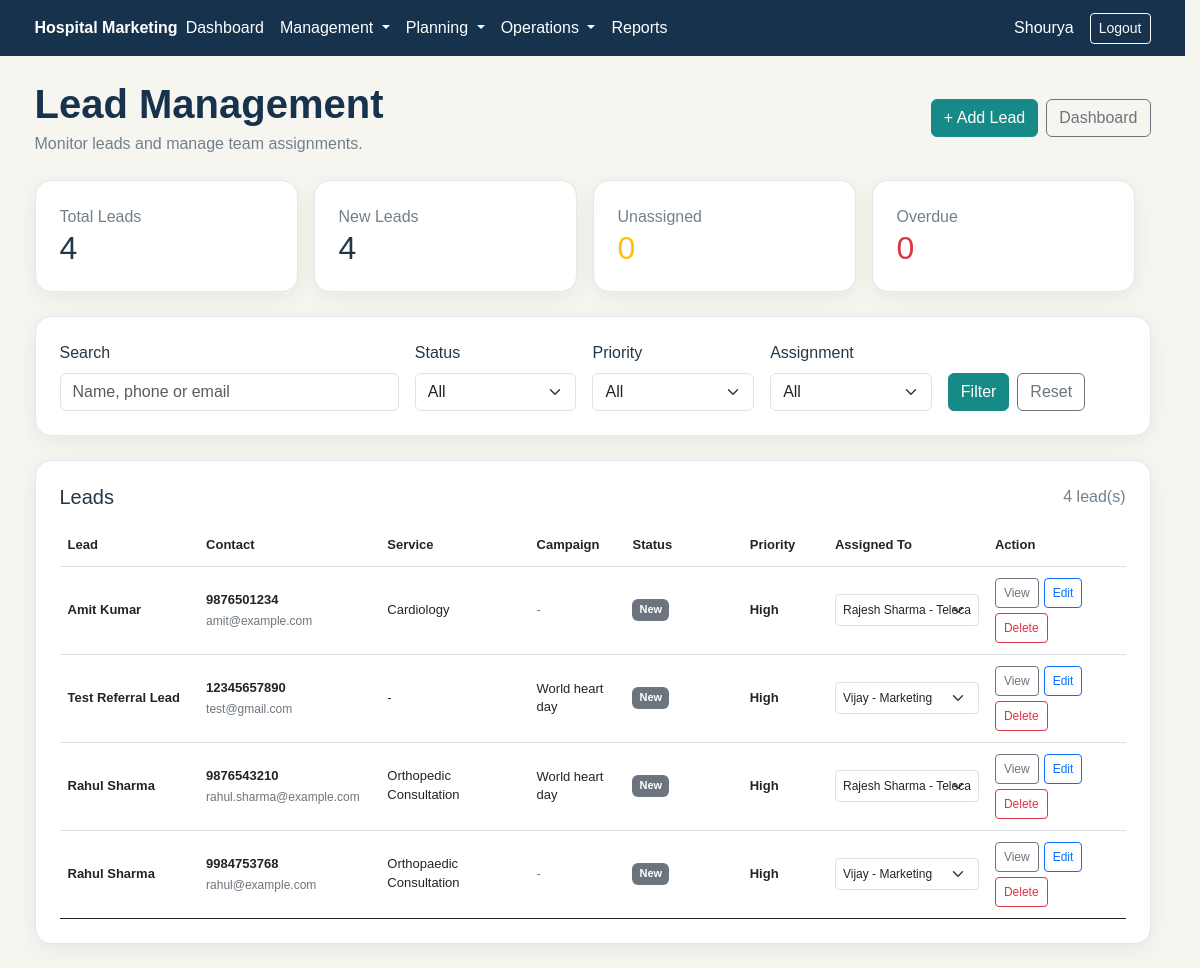
The app's page /manager/leads/index.php (signed in) with its own data.
### tables this page shows
CREATE TABLE `leads` (
  `id` int(10) UNSIGNED NOT NULL,
  `name` varchar(150) NOT NULL,
  `phone` varchar(30) NOT NULL,
  `email` varchar(190) DEFAULT NULL,
  `service_interest` varchar(200) DEFAULT NULL,
  `source_id` int(10) UNSIGNED DEFAULT NULL,
  `campaign_id` int(10) UNSIGNED DEFAULT NULL,
  `referral_id` int(10) UNSIGNED DEFAULT NULL,
  `status` varchar(50) NOT NULL DEFAULT 'NEW',
  `priority` enum('Low','Medium','High') NOT NULL DEFAULT 'Medium',
  `assigned_to` int(10) UNSIGNED DEFAULT NULL,
  `next_action_type` varchar(100) DEFAULT NULL,
  `next_action_at` datetime DEFAULT NULL,
  `notes` text DEFAULT NULL,
  `created_by` int(10) UNSIGNED NOT NULL,
  `created_at` timestamp NOT NULL DEFAULT current_timestamp(),
  `updated_at` timestamp NOT NULL DEFAULT current_timestamp() ON UPDATE current_timestamp()
);

CREATE TABLE `users` (
  `id` int(10) UNSIGNED NOT NULL,
  `name` varchar(120) NOT NULL,
  `email` varchar(190) NOT NULL,
  `password` varchar(255) NOT NULL,
  `role_id` int(10) UNSIGNED NOT NULL,
  `status` enum('active','inactive') NOT NULL DEFAULT 'active',
  `created_at` timestamp NOT NULL DEFAULT current_timestamp(),
  `updated_at` timestamp NOT NULL DEFAULT current_timestamp() ON UPDATE current_timestamp()
);

CREATE TABLE `campaigns` (
  `id` int(10) UNSIGNED NOT NULL,
  `name` varchar(150) NOT NULL,
  `campaign_type` enum('Digital','Health Camp','Corporate Outreach','Referral','Service Promotions','Community Outrich','Event','Other') NOT NULL DEFAULT 'Other',
  `objective` varchar(255) DEFAULT NULL,
  `start_date` date DEFAULT NULL,
  `end_date` date DEFAULT NULL,
  `budget` decimal(12,2) DEFAULT 0.00,
  `status` enum('Draft','Planned','Active','Completed','Cancelled') NOT NULL DEFAULT 'Draft',
  `description` text DEFAULT NULL,
  `created_by` int(10) UNSIGNED NOT NULL,
  `created_at` timestamp NOT NULL DEFAULT current_timestamp(),
  `update_at` timestamp NOT NULL DEFAULT current_timestamp() ON UPDATE current_timestamp()
);

### manager/leads/index.php (the view, shortened to what the rows shown need)
 <?php
require_once __DIR__ . '/../../includes/role_check.php';
$stmt = $pdo->query("
    SELECT
        u.id,
        u.name,
        r.name AS role_name
    FROM users u
    INNER JOIN roles r
        ON u.role_id = r.id
    WHERE u.status = 'active'
      AND r.name IN ('telecaller', 'marketing')
    ORDER BY u.name ASC
");
$staff_members = $stmt->fetchAll();
$sql = "
    SELECT
        l.id,
        l.name,
        l.phone,
        l.email,
        l.service_interest,
        l.status,
        l.priority,
        l.assigned_to,
        l.created_at,
        ms.name AS source_name,
        c.name AS campaign_name,
        u.name AS assigned_name,
        r.name AS assigned_role
    FROM leads l
    LEFT JOIN marketing_sources ms
        ON l.source_id = ms.id
    LEFT JOIN campaigns c
        ON l.campaign_id = c.id
    LEFT JOIN users u
        ON l.assigned_to = u.id
    LEFT JOIN roles r
        ON u.role_id = r.id
    WHERE 1 = 1
";
$params = [];
$sql .= "
    ORDER BY l.created_at DESC
";
$stmt = $pdo->prepare($sql);
$stmt->execute($params);
$leads = $stmt->fetchAll();
$stmt = $pdo->query("
    SELECT
        COUNT(*) AS total_leads,
        SUM(status = 'New') AS new_leads,
        SUM(assigned_to IS NULL) AS unassigned_leads,
        SUM(
            next_action_at IS NOT NULL
            AND next_action_at < NOW()
        ) AS overdue_leads
    FROM leads
");
$summary = $stmt->fetch();
$total_leads =
    (int) ($summary['total_leads'] ?? 0);
$new_leads =
    (int) ($summary['new_leads'] ?? 0);
$unassigned_leads =
    (int) ($summary['unassigned_leads'] ?? 0);
$overdue_leads =
    (int) ($summary['overdue_leads'] ?? 0);
require_once __DIR__ . '/../../includes/header.php';
?>
<div class="container py-4">
    <div class="d-flex justify-content-between align-items-center mb-4">
        <div>
            <h1 class="hm-page-title mb-1">
                Lead Management
            </h1>
        </div>
    </div>
    <div class="row g-3 mb-4">
        <div class="col-md-3">
            <div class="hm-card p-4 h-100">
                <h2 class="mb-0">
                    <?php echo $total_leads; ?>
                </h2>
            </div>
        </div>
        <div class="col-md-3">
            <div class="hm-card p-4 h-100">
                <h2 class="mb-0">
                    <?php echo $new_leads; ?>
                </h2>
            </div>
        </div>
        <div class="col-md-3">
            <div class="hm-card p-4 h-100">
                <h2 class="mb-0 text-warning">
                    <?php echo $unassigned_leads; ?>
                </h2>
            </div>
        </div>
        <div class="col-md-3">
            <div class="hm-card p-4 h-100">
                <h2 class="mb-0 text-danger">
                    <?php echo $overdue_leads; ?>
                </h2>
            </div>
        </div>
    </div>
    <div class="hm-card p-4 lead-table-card">
        <?php if (empty($leads)): ?>
            <div class="alert alert-light mb-0">
                No leads found.
            </div>
        <?php else: ?>
            <div class="leads-table-wrapper">
                <table class="table align-middle leads-table">
                    <colgroup>
                    </colgroup>
                    <thead>
                        <tr>
                            <th>
                                Lead
                            </th>
                            <th>
                                Contact
                            </th>
                            <th>
                                Service
                            </th>
                            <th>
                                Campaign
                            </th>
                            <th>
                                Status
                            </th>
                            <th>
                                Priority
                            </th>
                            <th>
                                Assigned To
                            </th>
                            <th>
                                Action
                            </th>
                        </tr>
                    </thead>
                    <tbody>
                        <?php foreach ($leads as $lead): ?>
                            <tr>
                                <td>
                                    <div class="lead-name">
                                        <?php
                                        echo htmlspecialchars(
                                            $lead['name']
                                        );
                                        ?>
                                    </div>
                                </td>
                                <td>
                                    <div class="lead-phone">
                                        <?php
                                        echo htmlspecialchars(
                                            $lead['phone']
                                        );
                                        ?>
                                    </div>
                                    <?php if (!empty($lead['email'])): ?>
                                        <span class="lead-email">
                                            <?php
                                            echo htmlspecialchars(
                                                $lead['email']
                                            );
                                            ?>
                                        </span>
                                    <?php endif; ?>
                                </td>
                                <td>
                                    <div class="lead-service">
                                        <?php
                                        echo htmlspecialchars(
                                            $lead['service_interest']
                                            ?: '-'
                                        );
                                        ?>
                                    </div>
                                </td>
                                <td>
                                    <div class="lead-campaign">
                                        <?php if (
                                            !empty(
                                                $lead['campaign_name']
                                            )
                                        ): ?>
                                            <?php
                                            echo htmlspecialchars(
                                                $lead['campaign_name']
                                            );
                                            ?>
                                        <?php else: ?>
                                            <span class="hm-muted">
                                                -
                                            </span>
                                        <?php endif; ?>
                                    </div>
                                </td>
                                <td>
                                    <span class="lead-status badge bg-secondary">
                                        <?php
                                        echo htmlspecialchars(
                                            $lead['status']
                                        );
                                        ?>
                                    </span>
                                </td>
                                <td>
                                    <span class="lead-priority">
                                        <?php
                                        echo htmlspecialchars(
                                            $lead['priority']
                                        );
                                        ?>
                                    </span>
                                </td>
                                <td class="assignment-cell">
                                    <form method="POST">
                                        <select
                                            name="assigned_to"
                                            class="form-select form-select-sm"
                                            onchange="this.form.submit()"
                                        >
                                            <?php foreach (
                                                $staff_members
                                                as $staff
                                            ): ?>
                                                <option
                                                    value="<?php echo (int) $staff['id']; ?>"
                                                    <?php
                                                    echo (
                                                        (int)
                                                        $lead[
                                                            'assigned_to'
                                                        ]
                                                        ===
                                                        (int)
                                                        $staff['id']
                                                    )
                                                        ? 'selected'
                                                        : '';
                                                    ?>
                                                >
                                                    <?php
                                                    echo htmlspecialchars(
                                                        $staff['name']
                                                    );
                                                    ?>
                                                    -
                                                </option>
                                            <?php endforeach; ?>
                                        </select>
                                    </form>
                                </td>
                                <td class="action-cell">
                                    <div class="lead-action-buttons">
                                        <a
                                            href="<?php echo BASE_URL; ?>/leads/view.php?id=<?php echo (int) $lead['id']; ?>"
                                            class="btn btn-sm btn-outline-secondary"
                                        >
                                            View
                                        </a>
                                        <a
                                            href="<?php echo BASE_URL; ?>/leads/edit.php?id=<?php echo (int) $lead['id']; ?>"
                                            class="btn btn-sm btn-outline-primary"
                                        >
                                            Edit
                                        </a>
                                        <form
                                            method="POST"
                                            class="d-inline"
                                            onsubmit="return confirm('Are you sure you want to delete this lead? This action cannot be undone.');"
                                        >
                                            <button
                                                type="submit"
                                                class="btn btn-sm btn-outline-danger"
                                            >
                                                Delete
                                            </button>
                                        </form>
                                    </div>
                                </td>
                            </tr>
                        <?php endforeach; ?>
                    </tbody>
                </table>
            </div>
        <?php endif; ?>
    </div>
</div>
<?php
require_once __DIR__ . '/../../includes/footer.php';
?>

### records on screen
leads: name "Amit Kumar", phone "9876501234", email "amit@example.com", service_interest "Cardiology", status "New", priority "High", assigned_to "Rajesh Sharma - Telecaller"
leads: name "Test Referral Lead", phone "12345657890", email "test@gmail.com", service_interest "-", campaign.name "World heart day", status "New", priority "High", assigned_to "Vijay - Marketing"
leads: name "Rahul Sharma", phone "9876543210", email "rahul.sharma@example.com", service_interest "Orthopedic Consultation", campaign.name "World heart day", status "New", priority "High", assigned_to "Rajesh Sharma - Telecaller"
leads: name "Rahul Sharma", phone "9984753768", email "rahul@example.com", service_interest "Orthopaedic Consultation", status "New", priority "High", assigned_to "Vijay - Marketing"

### other values on screen
$user['name'] "Shourya"
$total_leads "4"
$new_leads "4"
$unassigned_leads "0"
$overdue_leads "0"
count($leads) "4"
